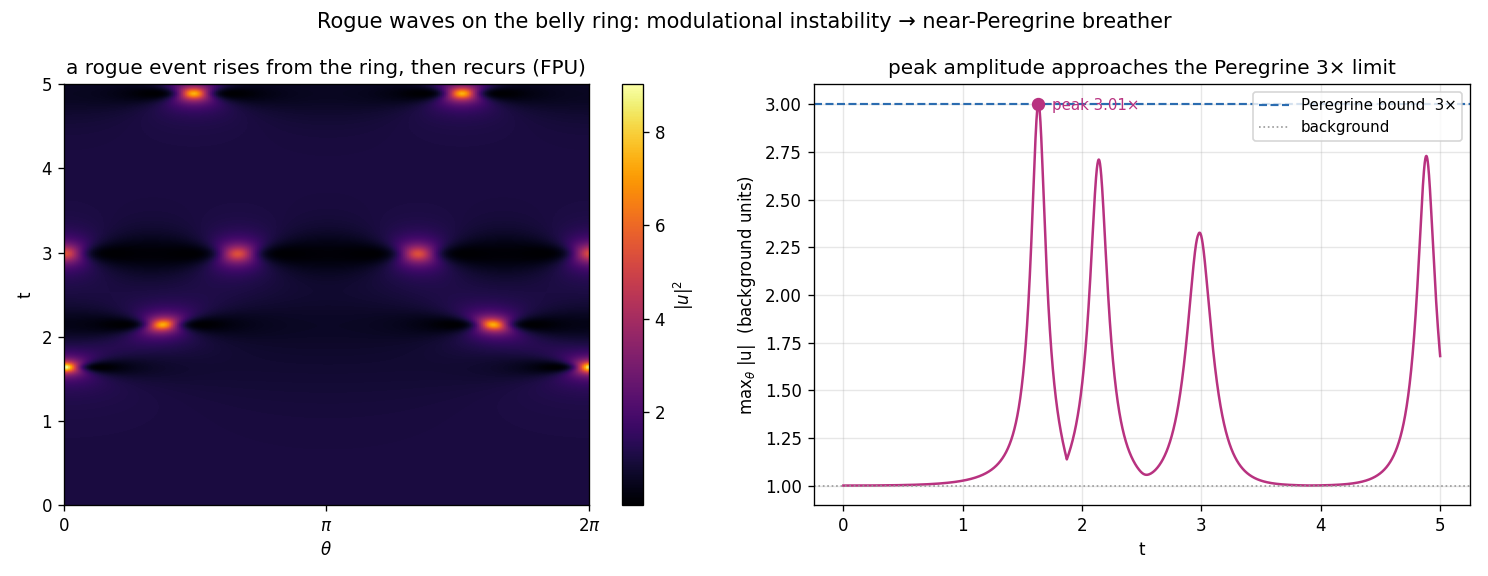

This chart was generated by the following Python code:
"""
Frontier prototype 10: rogue waves (Peregrine limit) on the belly ring.

The focusing belly ring is Benjamin-Feir unstable (gallery 09). Seed a uniform
condensate with a whisper at the longest-wavelength unstable mode and the
modulational instability grows it into an Akhmediev breather: a wave that rises
"from nowhere", peaks far above the background, and recurs (Fermi-Pasta-Ulam). As
the seeded wavenumber drops well below the MI band edge the breather approaches the
PEREGRINE soliton -- the canonical rogue-wave prototype with peak amplitude 3x the
background. Geometry is the knob: A(x)/the effective coupling set the MI gain, hence
how tall and how often the rogue events come.

1-D focusing NLS on the ring:  i u_t + u_thth + g |u|^2 u = 0  (split-step Fourier).
MI gain sigma^2 = Q^2 (2 g a0^2 - Q^2); max at Q=sqrt(g) a0. With g=8, a0=1 the ring
mode Q=1 sits well below the band edge (Q_max~2.8) -> a tall, near-Peregrine breather.
"""
import numpy as np
import matplotlib
matplotlib.use("Agg")
import matplotlib.pyplot as plt

OUT = "/home/thorax/nls_lumpy_torus"
PINK, BLUE = "#b83280", "#2b6cb0"
Nth = 256
th = np.linspace(0, 2 * np.pi, Nth, endpoint=False)
kf = np.fft.fftfreq(Nth, d=1.0 / Nth)              # integer ring wavenumbers
a0, g = 1.0, 8.0
T, Nt = 5.0, 50000
dt = T / Nt

u = a0 * (1.0 + 1e-3 * np.cos(th))                 # seed the Q=1 (longest) unstable mode
Lh = np.exp(-1j * kf ** 2 * dt / 2)                # linear half-step: i u_t + u_thth = 0

carpet = np.empty((Nt // 50, Nth)); ci = 0
tmax_amp, times = [], []
for i in range(Nt):
    u = np.fft.ifft(Lh * np.fft.fft(u))
    u = u * np.exp(1j * g * np.abs(u) ** 2 * dt)   # focusing nonlinear step
    u = np.fft.ifft(Lh * np.fft.fft(u))
    if i % 50 == 0:
        carpet[ci] = np.abs(u) ** 2; ci += 1
    tmax_amp.append(np.max(np.abs(u))); times.append(i * dt)
carpet = carpet[:ci]
tmax_amp = np.array(tmax_amp); times = np.array(times)

# first rogue peak
ipk = int(np.argmax(tmax_amp)); tpk = times[ipk]
peak_amp = tmax_amp[ipk]
# spatial profile at the peak (recompute state at tpk)
u2 = a0 * (1.0 + 1e-3 * np.cos(th))
npk = ipk
for i in range(npk):
    u2 = np.fft.ifft(Lh * np.fft.fft(u2)); u2 = u2 * np.exp(1j * g * np.abs(u2) ** 2 * dt)
    u2 = np.fft.ifft(Lh * np.fft.fft(u2))
prof = np.abs(u2)
print(f"first rogue peak |u|={peak_amp:.3f} (x background a0={a0}) at t={tpk:.3f}; "
      f"Peregrine bound = 3.0", flush=True)

fig, ax = plt.subplots(1, 2, figsize=(12.4, 4.8))
im = ax[0].imshow(carpet, origin="lower", aspect="auto", cmap="inferno",
                  extent=[0, 2 * np.pi, 0, T])
ax[0].set_xlabel(r"$\theta$"); ax[0].set_ylabel("t")
ax[0].set_xticks([0, np.pi, 2 * np.pi]); ax[0].set_xticklabels(["0", r"$\pi$", r"$2\pi$"])
ax[0].set_title("a rogue event rises from the ring, then recurs (FPU)")
fig.colorbar(im, ax=ax[0], label=r"$|u|^2$")

ax[1].plot(times, tmax_amp, color=PINK, lw=1.5)
ax[1].axhline(3 * a0, color=BLUE, ls="--", lw=1.3, label="Peregrine bound  3×")
ax[1].axhline(a0, color="0.6", ls=":", lw=1.0, label="background")
ax[1].plot(tpk, peak_amp, "o", color=PINK, ms=7)
ax[1].annotate(f"peak {peak_amp:.2f}×", (tpk, peak_amp), textcoords="offset points",
               xytext=(8, -4), fontsize=9, color=PINK)
ax[1].set_xlabel("t"); ax[1].set_ylabel(r"max$_\theta$ |u|  (background units)")
ax[1].set_title("peak amplitude approaches the Peregrine 3× limit")
ax[1].legend(loc="upper right", fontsize=9); ax[1].grid(alpha=0.3)

fig.suptitle("Rogue waves on the belly ring: modulational instability → near-Peregrine breather",
             fontsize=12.5)
fig.tight_layout()
fig.savefig(f"{OUT}/rogue.png", dpi=120)
print("wrote rogue.png", flush=True)
